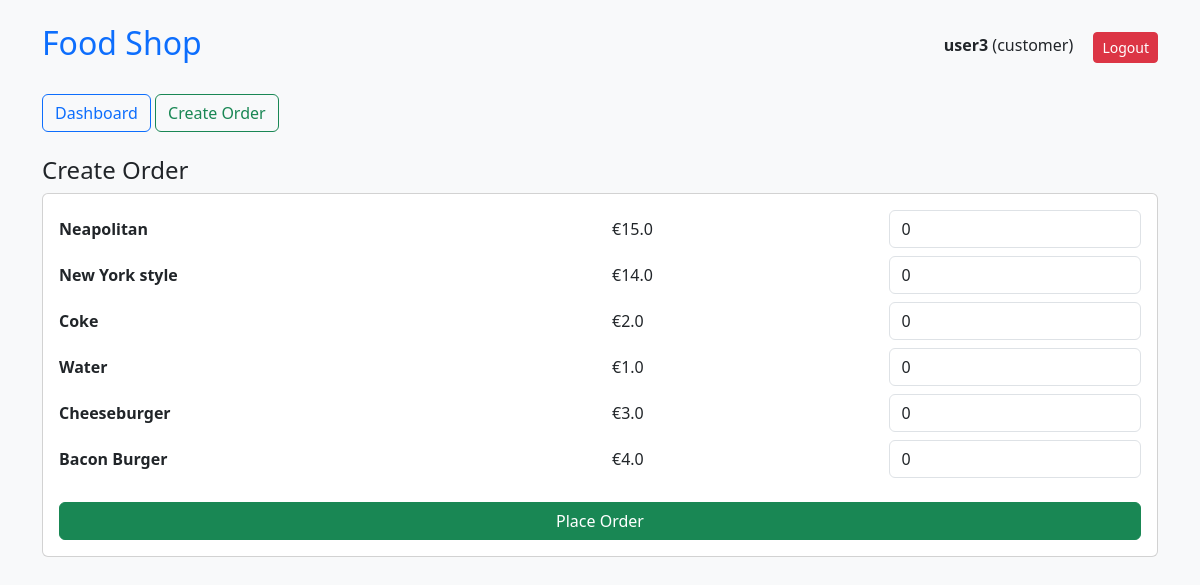
/order/ (signed in), run on the app's committed database.
### core/models.py (models this page shows, shortened)
class User(AbstractUser):
    ROLE_CHOICES = (
        ('customer', 'Customer'),
        ('staff', 'Staff'),
        ('manager', 'Manager'),
    )
    role = models.CharField(max_length=10, choices=ROLE_CHOICES)

class FoodItem(models.Model):
    name = models.CharField(max_length=100)
    price = models.FloatField()
    category = models.ForeignKey(Category, on_delete=models.CASCADE)

### core/views.py (the view, shortened to what this page needs)
# urls.py: path('order/', views.create_order),
@login_required
def create_order(request):
    items = FoodItem.objects.all()
    return render(request, 'order.html', {'items': items})

### core/templates/order.html (shortened to what this page needs)
{% extends 'base.html' %}
{% block content %}
<h4>Create Order</h4>
<form method="post" class="card p-3">
{% for item in items %}
    <div class="row mb-2 align-items-center">
        <div class="col-6">
            <b>{{item.name}}</b>
        </div>
        <div class="col-3">
            €{{item.price}}
        </div>
        <div class="col-3">
            <input type="number" class="form-control" name="item_{{item.id}}" value="0" min="0">
        </div>
    </div>
{% endfor %}
<button class="btn btn-success mt-3">Place Order</button>
</form>
{% endblock %}

### core/templates/base.html (shortened to what this page needs)
<!DOCTYPE html>
<html>
<head>
    <link href="https://cdn.jsdelivr.net/npm/bootstrap@5.3.0/dist/css/bootstrap.min.css" rel="stylesheet">
</head>
<body class="bg-light">
<div class="container mt-4">
    <div class="d-flex justify-content-between align-items-center mb-4">
        <h2 class="text-primary">Food Shop</h2>
        <div>
            <span class="me-3">
                <b>{{request.user.username}}</b> ({{request.user.role}})
            </span>
            <a href="/logout/" class="btn btn-danger btn-sm">Logout</a>
        </div>
    </div>
    <div class="mb-4">
        <a href="/" class="btn btn-outline-primary">Dashboard</a>
        {% if request.user.role == "customer" %}
            <a href="/order/" class="btn btn-outline-success">Create Order</a>
        {% endif %}
    </div>
    {% block content %}{% endblock %}
</div>
</body>
</html>

### data on the page
User: user.username "user3", user.role "customer"
FoodItem: name "Neapolitan", price "15.0"
FoodItem: name "New York style", price "14.0"
FoodItem: name "Coke", price "2.0"
FoodItem: name "Water", price "1.0"
FoodItem: name "Cheeseburger", price "3.0"
FoodItem: name "Bacon Burger", price "4.0"
